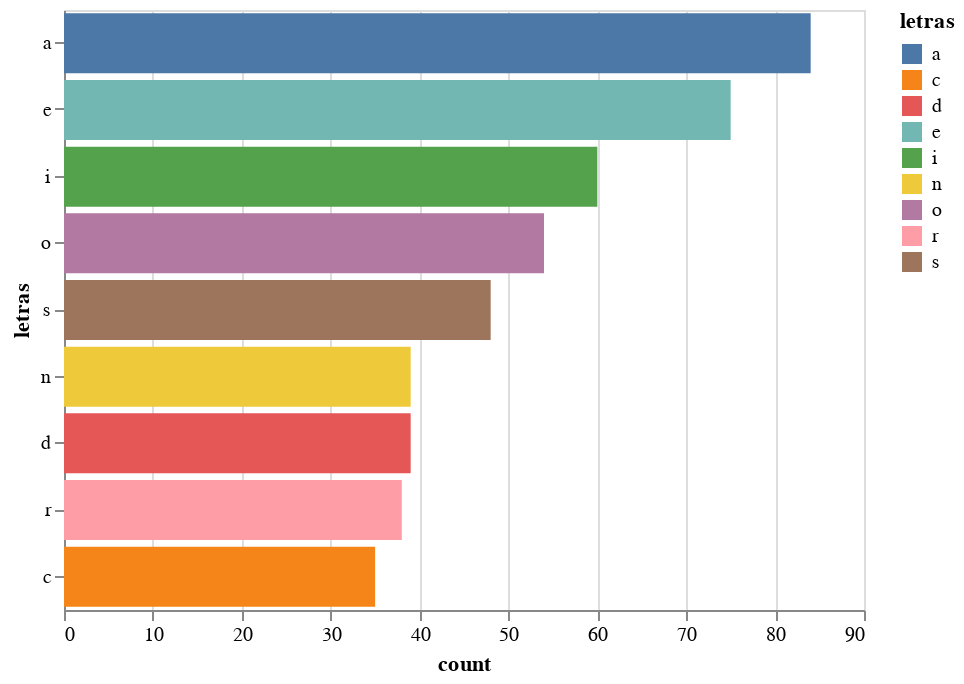

The cell this chart's notebook holds for it:
### Code cell
import numpy as np

data = pd.DataFrame(
    {'letras': np.array([c for c in text if c.isalpha()])}
)

alt.Chart(data).transform_aggregate(
    count='count()',
    groupby=['letras']
).transform_window(
    rank='rank(count)',
    sort=[alt.SortField('count', order='descending')]
).transform_filter(
    alt.datum.rank < 10
).mark_bar().encode(
    y=alt.Y('letras:N',
        sort=alt.EncodingSortField(field='count', op='sum', order='descending')
    ),
    x='count:Q',
    color=alt.Color('letras')
)

### Figure 1 — Vega-Lite specification as saved in the notebook (floating-point values rounded to 4 significant figures; data arrays with more than 128 entries replaced by an {"elided": "..."} marker saying what was removed)
{"$schema": "https://vega.github.io/schema/vega-lite/v2.6.0.json", "config": {"view": {"height": 300, "width": 400}}, "data": {"name": "data-d3164e3eba899cd2f5208433da9d4e64"}, "datasets": {"data-d3164e3eba899cd2f5208433da9d4e64": {"elided": "667 records"}}, "encoding": {"color": {"field": "letras", "type": "nominal"}, "x": {"field": "count", "type": "quantitative"}, "y": {"field": "letras", "sort": {"field": "count", "op": "sum", "order": "descending"}, "type": "nominal"}}, "mark": "bar", "transform": [{"aggregate": [{"as": "count", "op": "count"}], "groupby": ["letras"]}, {"sort": [{"field": "count", "order": "descending"}], "window": [{"as": "rank", "field": "count", "op": "rank"}]}, {"filter": "(datum.rank < 10)"}]}
